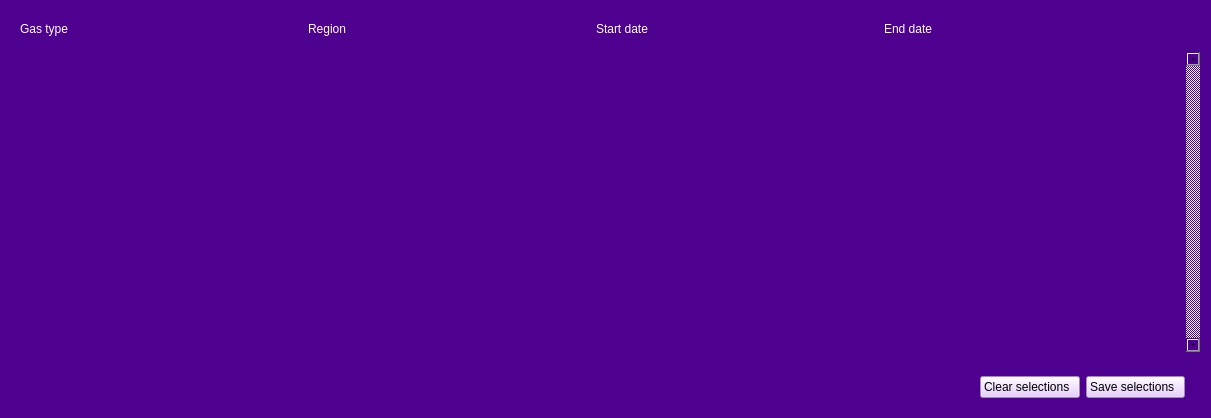
      <widget class="QWidget" name="currentSelectionsTab">
       <property name="sizePolicy">
        <sizepolicy hsizetype="Expanding" vsizetype="Expanding">
         <horstretch>0</horstretch>
         <verstretch>0</verstretch>
        </sizepolicy>
       </property>
       <property name="styleSheet">
        <string notr="true">background-color: rgb(78, 0, 142);</string>
       </property>
       <attribute name="title">
        <string>CurrentSelections</string>
       </attribute>
       <layout class="QVBoxLayout" name="currentSelectionsLayout">
        <item>
         <widget class="QWidget" name="currentTopLayout2" native="true">
          <property name="sizePolicy">
           <sizepolicy hsizetype="Expanding" vsizetype="Fixed">
            <horstretch>0</horstretch>
            <verstretch>0</verstretch>
           </sizepolicy>
          </property>
          <property name="minimumSize">
           <size>
            <width>0</width>
            <height>35</height>
           </size>
          </property>
          <property name="maximumSize">
           <size>
            <width>16777215</width>
            <height>35</height>
           </size>
          </property>
          <property name="styleSheet">
           <string notr="true"/>
          </property>
          <layout class="QHBoxLayout" name="currentTopLayout">
           <property name="topMargin">
            <number>0</number>
           </property>
           <property name="bottomMargin">
            <number>0</number>
           </property>
           <item>
            <widget class="QLabel" name="label_8">
             <property name="sizePolicy">
              <sizepolicy hsizetype="Expanding" vsizetype="Expanding">
               <horstretch>0</horstretch>
               <verstretch>0</verstretch>
              </sizepolicy>
             </property>
             <property name="maximumSize">
              <size>
               <width>16777215</width>
               <height>16777215</height>
              </size>
             </property>
             <property name="styleSheet">
              <string notr="true">color: rgb(255, 255, 255);</string>
             </property>
             <property name="text">
              <string>Gas type</string>
             </property>
            </widget>
           </item>
           <item>
            <widget class="QLabel" name="label_7">
             <property name="sizePolicy">
              <sizepolicy hsizetype="Expanding" vsizetype="Expanding">
               <horstretch>0</horstretch>
               <verstretch>0</verstretch>
              </sizepolicy>
             </property>
             <property name="maximumSize">
              <size>
               <width>16777215</width>
               <height>16777215</height>
              </size>
             </property>
             <property name="styleSheet">
              <string notr="true">color: rgb(255, 255, 255);</string>
             </property>
             <property name="text">
              <string>Region</string>
             </property>
            </widget>
           </item>
           <item>
            <widget class="QLabel" name="label_2">
             <property name="sizePolicy">
              <sizepolicy hsizetype="Expanding" vsizetype="Expanding">
               <horstretch>0</horstretch>
               <verstretch>0</verstretch>
              </sizepolicy>
             </property>
             <property name="maximumSize">
              <size>
               <width>16777215</width>
               <height>16777215</height>
              </size>
             </property>
             <property name="styleSheet">
              <string notr="true">color: rgb(255, 255, 255);</string>
             </property>
             <property name="text">
              <string>Start date</string>
             </property>
            </widget>
           </item>
           <item>
            <widget class="QLabel" name="label">
             <property name="sizePolicy">
              <sizepolicy hsizetype="Expanding" vsizetype="Expanding">
               <horstretch>0</horstretch>
               <verstretch>0</verstretch>
              </sizepolicy>
             </property>
             <property name="maximumSize">
              <size>
               <width>16777215</width>
               <height>16777215</height>
              </size>
             </property>
             <property name="styleSheet">
              <string notr="true">color: rgb(255, 255, 255);</string>
             </property>
             <property name="text">
              <string>End date</string>
             </property>
            </widget>
           </item>
           <item>
            <spacer name="horizontalSpacer_8">
             <property name="orientation">
              <enum>Qt::Horizontal</enum>
             </property>
             <property name="sizeType">
              <enum>QSizePolicy::Fixed</enum>
             </property>
             <property name="sizeHint" stdset="0">
              <size>
               <width>25</width>
               <height>16</height>
              </size>
             </property>
            </spacer>
           </item>
          </layout>
         </widget>
        </item>
        <item>
         <widget class="QWidget" name="widget" native="true">
          <property name="sizePolicy">
           <sizepolicy hsizetype="Expanding" vsizetype="Expanding">
            <horstretch>0</horstretch>
            <verstretch>0</verstretch>
           </sizepolicy>
          </property>
          <property name="styleSheet">
           <string notr="true"/>
          </property>
          <layout class="QVBoxLayout" name="selectionsLayout2">
           <property name="leftMargin">
            <number>0</number>
           </property>
           <property name="topMargin">
            <number>0</number>
           </property>
           <property name="rightMargin">
            <number>0</number>
           </property>
           <item>
            <widget class="QScrollArea" name="scrollArea_2">
             <property name="minimumSize">
              <size>
               <width>0</width>
               <height>300</height>
              </size>
             </property>
             <property name="frameShape">
              <enum>QFrame::NoFrame</enum>
             </property>
             <property name="verticalScrollBarPolicy">
              <enum>Qt::ScrollBarAlwaysOn</enum>
             </property>
             <property name="sizeAdjustPolicy">
              <enum>QAbstractScrollArea::AdjustToContents</enum>
             </property>
             <property name="widgetResizable">
              <bool>true</bool>
             </property>
             <property name="alignment">
              <set>Qt::AlignLeading|Qt::AlignLeft|Qt::AlignTop</set>
             </property>
             <widget class="QWidget" name="scrollAreaWidgetContents_2">
              <property name="geometry">
               <rect>
                <x>0</x>
                <y>0</y>
                <width>1168</width>
                <height>16</height>
               </rect>
              </property>
              <property name="sizePolicy">
               <sizepolicy hsizetype="Expanding" vsizetype="Fixed">
                <horstretch>0</horstretch>
                <verstretch>0</verstretch>
               </sizepolicy>
              </property>
              <layout class="QVBoxLayout" name="selectionsLayout">
               <property name="leftMargin">
                <number>0</number>
               </property>
               <property name="topMargin">
                <number>0</number>
               </property>
              </layout>
             </widget>
            </widget>
           </item>
          </layout>
         </widget>
        </item>
        <item alignment="Qt::AlignBottom">
         <widget class="QWidget" name="widget_2" native="true">
          <property name="sizePolicy">
           <sizepolicy hsizetype="Expanding" vsizetype="Fixed">
            <horstretch>0</horstretch>
            <verstretch>0</verstretch>
           </sizepolicy>
          </property>
          <property name="minimumSize">
           <size>
            <width>0</width>
            <height>0</height>
           </size>
          </property>
          <property name="styleSheet">
           <string notr="true"/>
          </property>
          <layout class="QHBoxLayout" name="horizontalLayout">
           <property name="rightMargin">
            <number>15</number>
           </property>
           <item>
            <spacer name="horizontalSpacer_7">
             <property name="orientation">
              <enum>Qt::Horizontal</enum>
             </property>
             <property name="sizeHint" stdset="0">
              <size>
               <width>960</width>
               <height>20</height>
              </size>
             </property>
            </spacer>
           </item>
           <item>
            <widget class="QPushButton" name="clearButton">
             <property name="maximumSize">
              <size>
               <width>120</width>
               <height>30</height>
              </size>
             </property>
             <property name="layoutDirection">
              <enum>Qt::RightToLeft</enum>
             </property>
             <property name="styleSheet">
              <string notr="true">background-color: rgb(226,193,255);</string>
             </property>
             <property name="text">
              <string>Clear selections  </string>
             </property>
            </widget>
           </item>
           <item>
            <widget class="QPushButton" name="saveButton">
             <property name="maximumSize">
              <size>
               <width>120</width>
               <height>30</height>
              </size>
             </property>
             <property name="layoutDirection">
              <enum>Qt::RightToLeft</enum>
             </property>
             <property name="styleSheet">
              <string notr="true">background-color: rgb(226,193,255);</string>
             </property>
             <property name="text">
              <string>Save selections  </string>
             </property>
            </widget>
           </item>
          </layout>
         </widget>
        </item>
       </layout>
      </widget>
